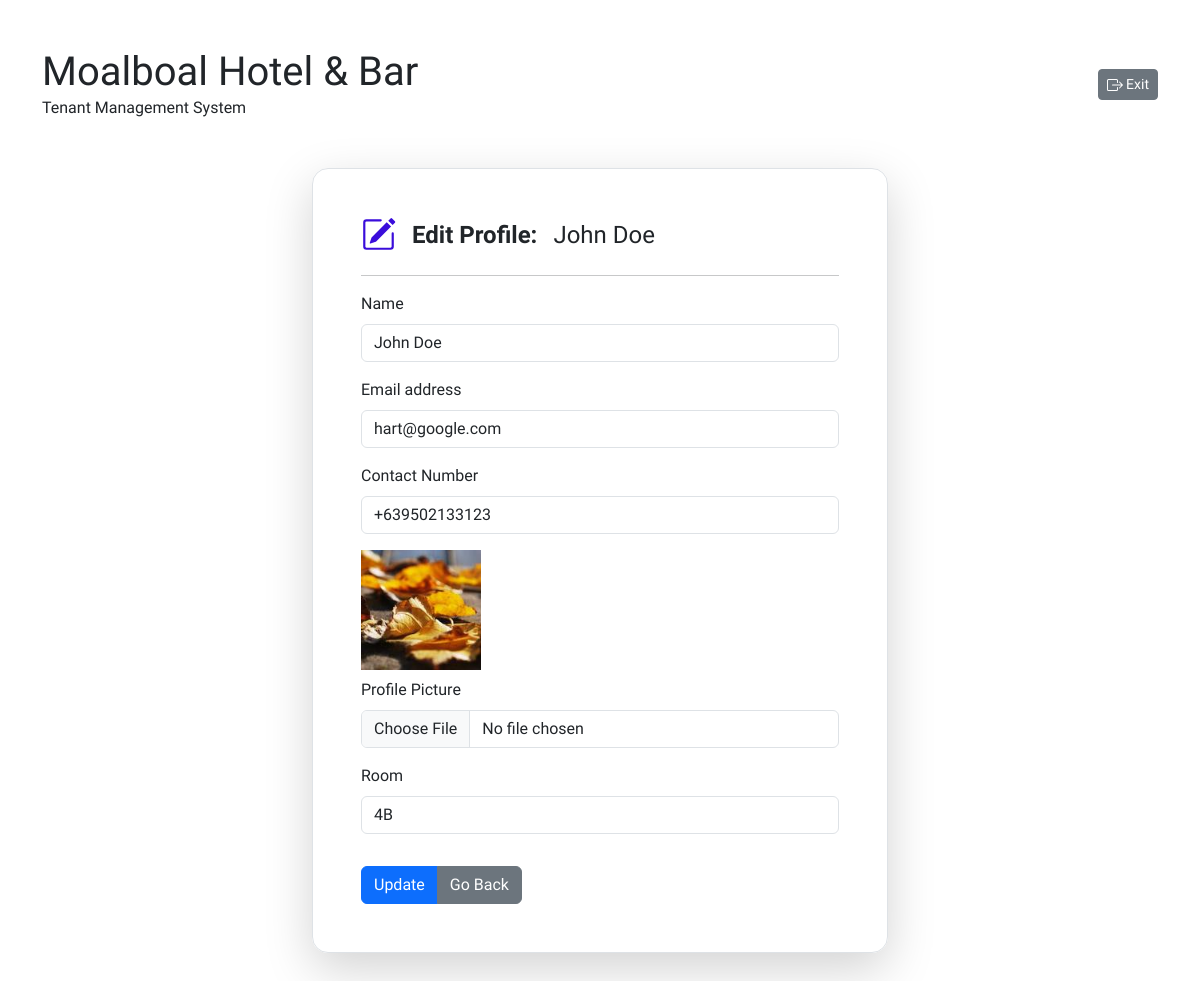
The page /tenant/edit?id=51 (signed in) on the database its author committed.
### tables this page shows
CREATE TABLE `tenants` (
  `id` int(11) NOT NULL,
  `name` varchar(100) NOT NULL,
  `email` varchar(255) NOT NULL,
  `contact` varchar(15) NOT NULL,
  `profile_image` varchar(1024) DEFAULT NULL,
  `room` varchar(20) NOT NULL,
  `rent_start` datetime NOT NULL
);

### app/Core/functions.php (called while the page is built, shortened)
<?php
function base_path($path = '') {
  return BASE_PATH . ($path ? DIRECTORY_SEPARATOR . $path : '');
}
function urlIs($value) {
  return $_SERVER['REQUEST_URI'] === $value;
}
function view($path, $attributes = []) {
  extract($attributes);
  return require base_path("app/views/{$path}.view.php");
}
function get_template_part($template_part, $attributes = []) {
  view("partials/{$template_part}", $attributes);
}
function assetPath($path_to_file) {
  return ROOT . "/assets/{$path_to_file}";
}
function getProfileImage($image) {
  return assetPath("images/{$image}");
}
function auth() {
  return $_SESSION['user'] ?? false;
}
function isHome() {
  return (bool) urlIs('/');
}

### app/Http/controllers/Tenants/edit.php (called while the page is built, shortened)
<?php
$db = App::resolve(Database::class);
$tenant = $db->query('select * from tenants where id = :id', [
  ':id' => $_GET['id'],
])->findOrFail();
view('tenants/edit', [
  'errors' => Session::get('errors'),
  'tenant' => $tenant
]);

### public/index.php (called while the page is built, shortened)
<?php
require __DIR__ . '/../app/Core/init.php';
require __DIR__ . '/../app/Core/bootstrap.php';
try {
  $router->route($uri, $method);
} catch (ValidationException $exception) {
  Session::flash('errors', $exception->errors);
  Session::flash('old', $exception->old);
  redirect($router->prevURL());
}

### app/Core/App.php (called while the page is built, shortened)
<?php
class App
{
  protected static $container;
  public static function setContainer($container)
  {
    static::$container = $container;
  }
  public static function container()
  {
    return static::$container;
  }
  public static function resolve($key)
  {
    return static::container()->resolve($key);
  }
}

### app/Core/Container.php (called while the page is built, shortened)
<?php
class Container
{
  protected $bindings = [];
  public function bind($key, $resolver)
  {
    $this->bindings[$key] = $resolver;
  }
  public function resolve($key)
  {
    $resolver = $this->bindings[$key];
    return call_user_func($resolver);
  }
}

### app/Core/Database.php (called while the page is built, shortened)
<?php
class Database
{
  public $connection;
  protected $statement;
  public function __construct()
  {
    $dsn = 'mysql:host=' . DBHOST . ';dbname=' . DBNAME . ';charset=utf8mb4';
    $this->connection = new PDO($dsn, DBUSER, DBPASS, [
      PDO::ATTR_DEFAULT_FETCH_MODE => PDO::FETCH_ASSOC
    ]);
  }
  public function query($query, $params = [])
  {
    $this->statement = $this->connection->prepare($query);
    $this->statement->execute($params);
    return $this;
  }
  public function find()
  {
    return $this->statement->fetch();
  }
  public function findOrFail()
  {
    $result = $this->find();
    return $result;
  }
}

### app/Core/bootstrap.php (called while the page is built, shortened)
<?php
$container = new Container();
$container->bind('Core\Database', function() {
  return new Database();
});

### app/views/tenants/edit.view.php (the view, shortened to what this page needs)
<?php
  get_template_part('header');
?>
  <form action="/tenant/update" method="POST" enctype="multipart/form-data" class="mx-auto p-5 rounded-4 border shadow-lg" style="max-width: var(--bs-breakpoint-sm);">
    <h2 class="fs-4 m-0 fw-bold w-100 d-inline-flex justify-content-start align-items-center gap-3 lh-1">
      Edit Profile: <span class="fw-normal"><?php echo $tenant['name']; ?></span>
    </h2>
    <hr>
    <div class="mb-3">
      <label for="name" class="form-label">Name</label>
      <input type="text" class="form-control" id="name" name="name" value="<?php echo $tenant['name'] ?? ''; ?>">
    </div>
    <div class="mb-3">
      <label for="email" class="form-label">Email address</label>
      <input type="email" class="form-control" id="email" name="email" value="<?php echo $tenant['email']; ?>">
    </div>
    <div class="mb-3">
      <label class="form-label" for="contact">Contact Number</label>
      <input type="tel" id="contact" name="contact" class="form-control" value="<?php echo $tenant['contact']; ?>">
    </div>
    <div class="mb-3">
      <img id="preview-image" src="<?php echo getProfileImage($tenant['profile_image']) ?>" alt="Photo of <?php echo $tenant['name']; ?>" width="120" height="120" loading="lazy" style="object-fit: cover;object-position: center;" aria-hidden="true">
      <label for="profile-image" class="form-label d-block mt-2">Profile Picture</label>
      <input class="form-control w-full" type="file" id="profile-image" name="profile-image">
    </div>
    <div class="mb-3">
      <label class="form-label" for="room">Room</label>
      <input type="text" id="room" name="room" class="form-control" value="<?php echo $tenant['room']; ?>">
    </div>
    <div class="btn-group btn-group mt-3">
      <button type="submit" class="btn btn-primary">Update</button>
      <a href="/" class="btn btn-secondary">Go Back</a>
    </div>
  </form>

### app/Core/Router.php (shortened to what this page needs)
<?php
class Router
{
  protected $routes = [];
  public function add($method, $uri, $controller)
  {
    $this->routes[] = [
      'uri' => $uri,
      'controller' => $controller,
      'method' => $method,
      'middleware' => null
    ];
  }
  public function only($key)
  {
    $this->routes[array_key_last($this->routes)]['middleware'] = $key;
  }
  public function route($uri, $method)
  {
    foreach ($this->routes as $route) {
      if ($route['uri'] === $uri && $route['method'] === strtoupper($method)) {
        return require base_path("app/Http/controllers/{$route['controller']}.php");
      }
    }
  }
}

### app/views/partials/header.view.php (shortened to what this page needs)
<!DOCTYPE html>
<html lang="en">
<head>
  <link href="https://cdn.jsdelivr.net/npm/bootstrap@5.3.1/dist/css/bootstrap.min.css" rel="stylesheet">
  <link rel="stylesheet" href="<?php echo assetPath('css/style.css'); ?>">
</head>
<body>
  <header class="mb-5 pt-5">
    <div class="container">
      <div class="row">
        <div class="col-12 col-md-6">
          <?php if (isHome()) : ?>
          <h1 class="m-0"><?php echo COMPANY_NAME; ?></h1>
          <?php else : ?>
          <h1 class="m-0"><a href="/" class="text-decoration-none" aria-label="link to home page"><?php echo COMPANY_NAME; ?></a></h1>
          <?php endif; ?>
          <p class="m-0 fw-light"><?php echo APP_NAME; ?></p>
        </div>
        <div class="col-12 col-md-6 text-md-end d-flex justify-content-end align-items-center gap-2">
          <?php if (auth()) : ?>
            <form action="/manager/logout" method="POST">
              <button type="submit" class="btn btn-secondary btn-sm">
                Exit
              </button>
            </form>
          <?php endif; ?>
        </div>
      </div>
    </div>
  </header>
  <main>
  <?php $containerClasses = (urlIs('/') || isset($_GET['search'])) ? 'container py-5' : 'container' ?>
  <section>
    <div class="<?php echo $containerClasses ?>">

### public/assets/css/style.css (style rules this page uses)
body { font-family: 'Nunito Sans', sans-serif; min-height: 100vh; }
a { color: inherit; }

### rows shown on the page
tenants: name "John Doe", email "hart@google.com", contact "+639502133123", profile_image (picture), room "4B"
